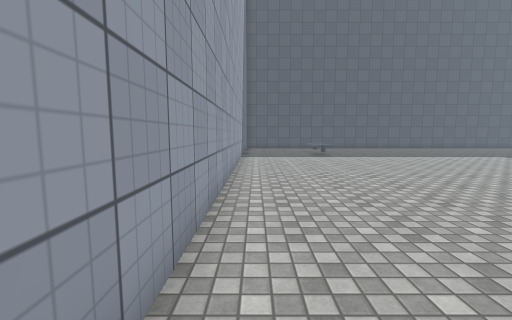
[1] (above)

17 first-person views from a walk through a 3-D level made in the Unity game engine. The camera is 1.4 m above the floor, tilts 6° down and sees 90° across. Doors are open. The floor is counted in squares, 1 m on a side. Each view is taken from the middle of a square. On the plan, view 1 faces up. The plan holds only what a view shows up to about 13 squares ahead; the rest is blank. The place goes on beyond the plan. The player is left out. Some surface patterns are stand-ins.

[2]
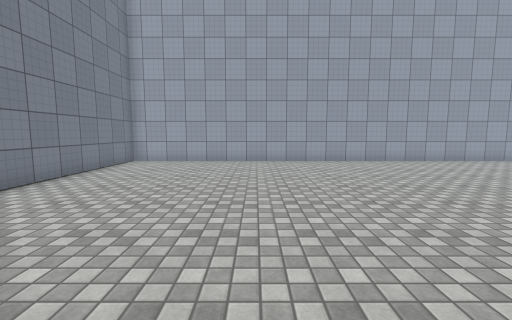

[3]
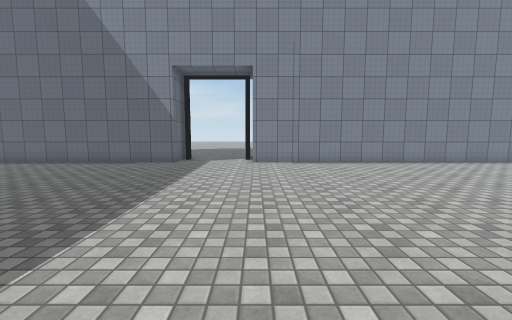

[4]
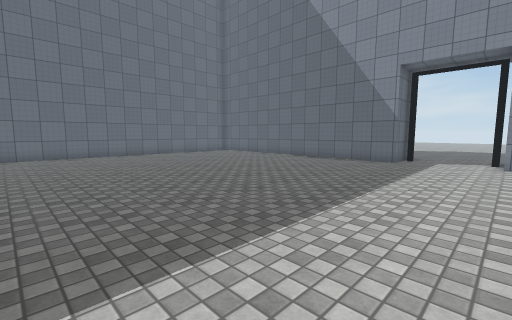

[5]
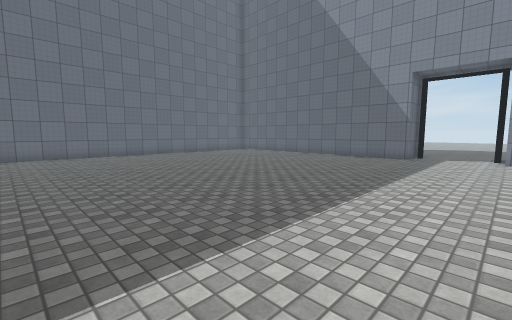

[6]
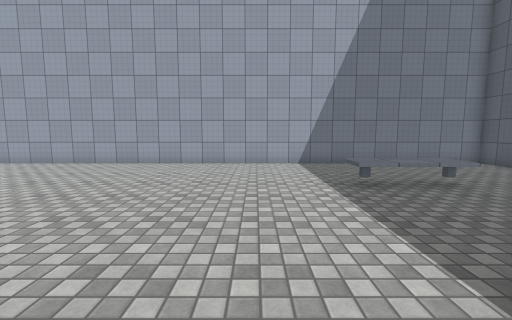

[7]
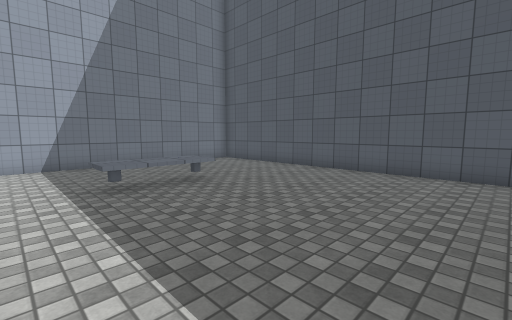

[8]
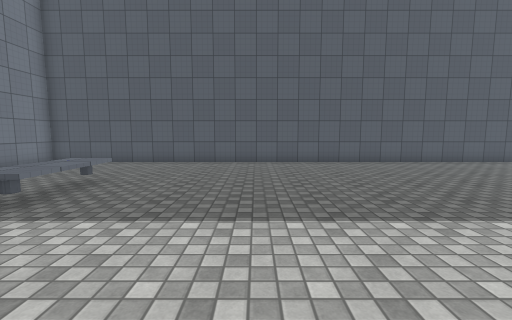

[9]
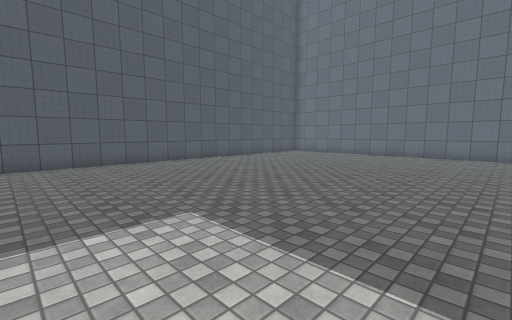

[10]
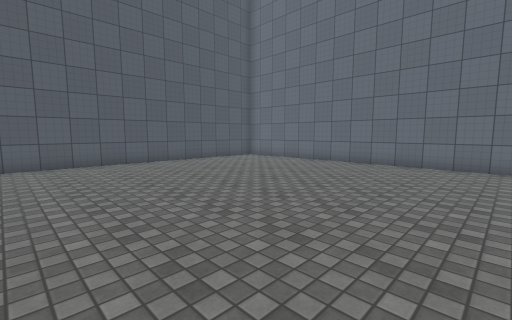

[11]
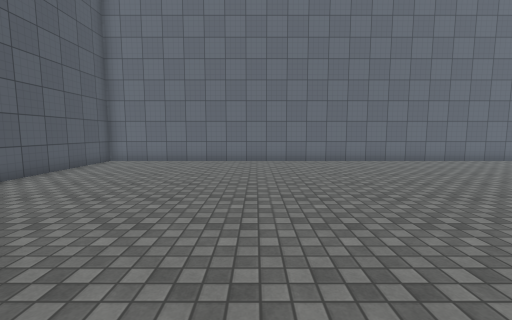

[12]
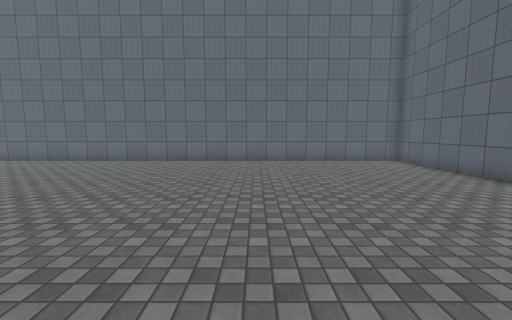

[13]
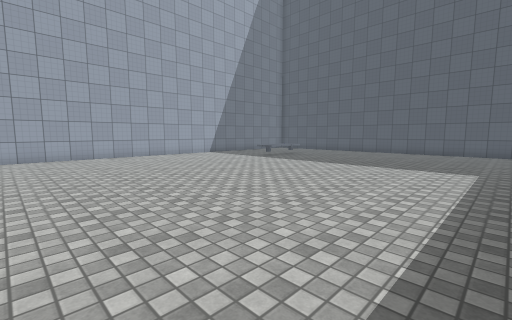

[14]
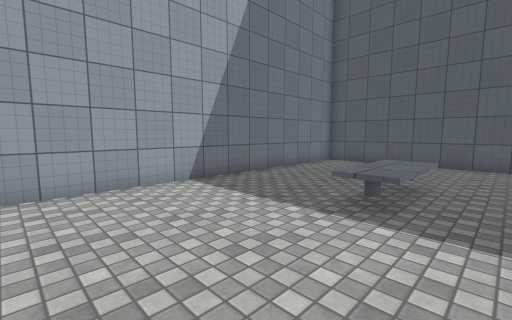

[15]
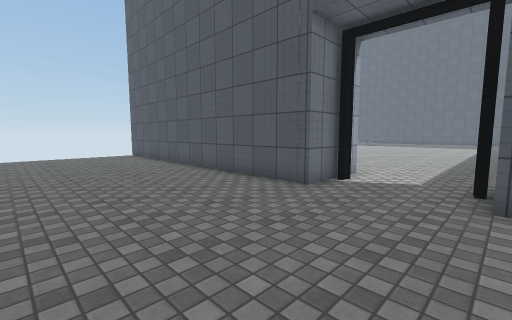

[16]
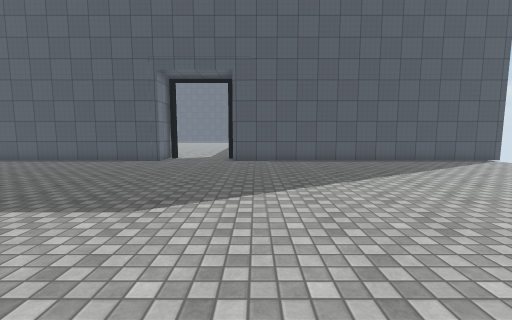

[17]
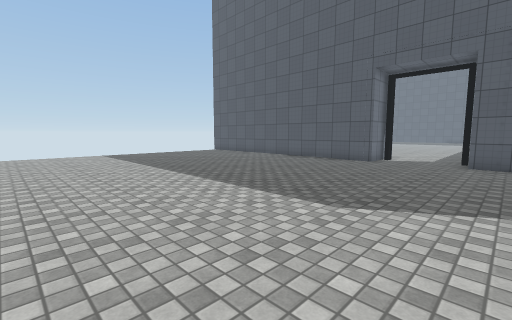

### Floor plan
Points are (right, up) in squares from view 1. A wall is a line through its corners. A room is listed if a view was taken in it or the views show most of it. See-through windows are left out.
Room 1 (views 1, 2, 3, 4, 5, 6, 7, 8, 9, 10, 11, 12, 13, 14)
walls: (15.8, -6.6) (15.8, -5.2) (28.8, -5.2) (28.8, 23.4) (-0.8, 23.4) (-0.8, -5.2) (12.2, -5.2)
ways out: open door at (14, -6.5) to room 2
objects: other object (4, 16) to (5, 18)
Room 2 (views 15, 16, 17)
walls: (12.2, -5.2) (12.2, -8.1) (3.2, -8.1); (29.4, -8.1) (15.8, -8.1)
ways out: open door at (14, -6.5) to room 1

Where each view was taken, in squares from view 1:
view 1: 0 up, 0 right, facing up
view 2: 1 up, 12 right, facing left
view 3: 7 up, 12 right, facing down
view 4: 8 up, 12 right, facing down-right
view 5: 10 up, 12 right, facing down-right
view 6: 13 up, 11 right, facing left
view 7: 14 up, 11 right, facing up-left
view 8: 11 up, 9 right, facing up
view 9: 11 up, 12 right, facing up-right
view 10: 11 up, 17 right, facing up-right
view 11: 16 up, 16 right, facing right
view 12: 2 up, 16 right, facing right
view 13: 4 up, 15 right, facing up-left
view 14: 11 up, 6 right, facing up-left
view 15: 14 down, 16 right, facing up-left
view 16: 21 down, 17 right, facing up
view 17: 21 down, 17 right, facing up-left
